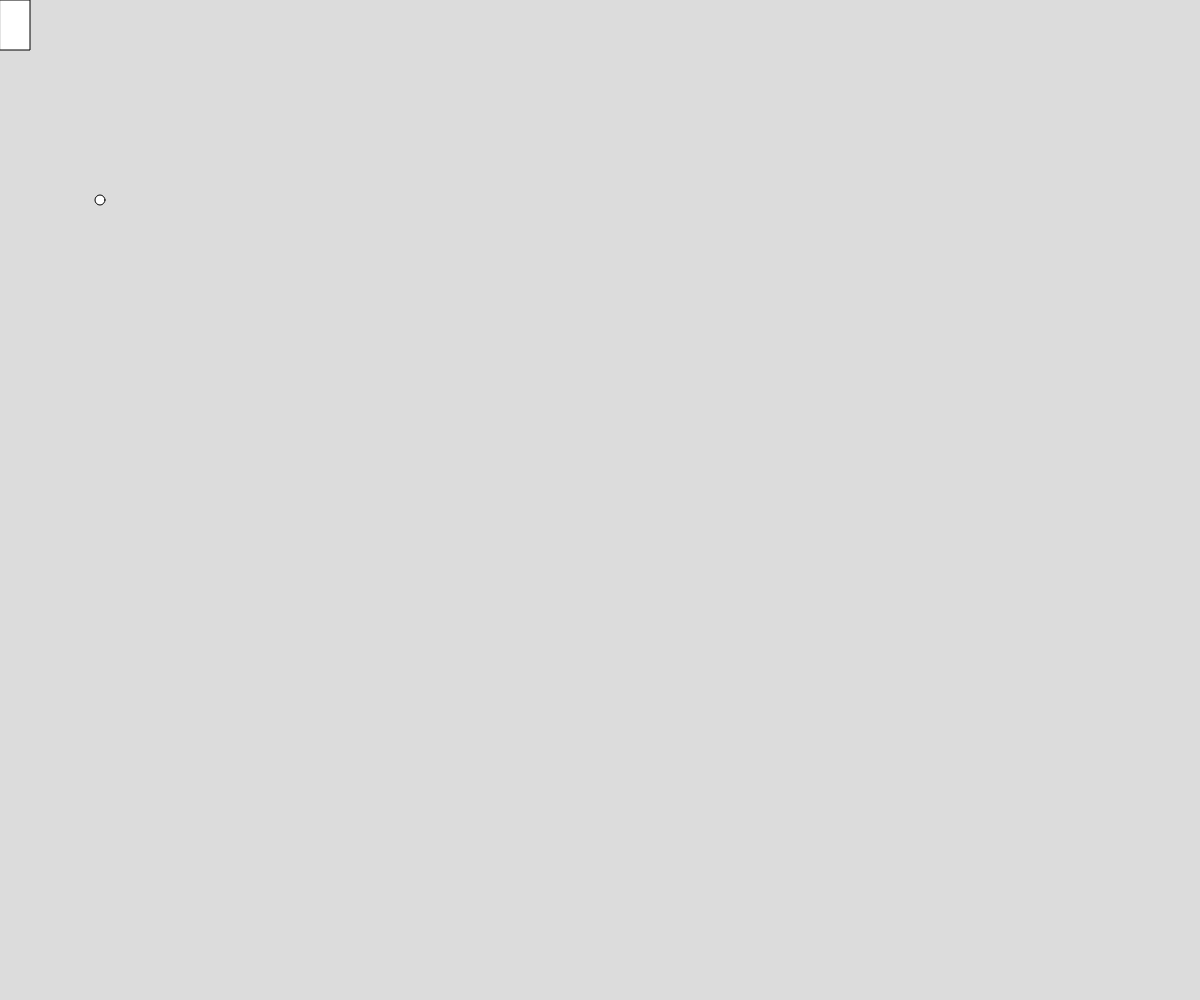
Frame 1 (no input)
Frame 60 (no input): identical to frame 1, image omitted
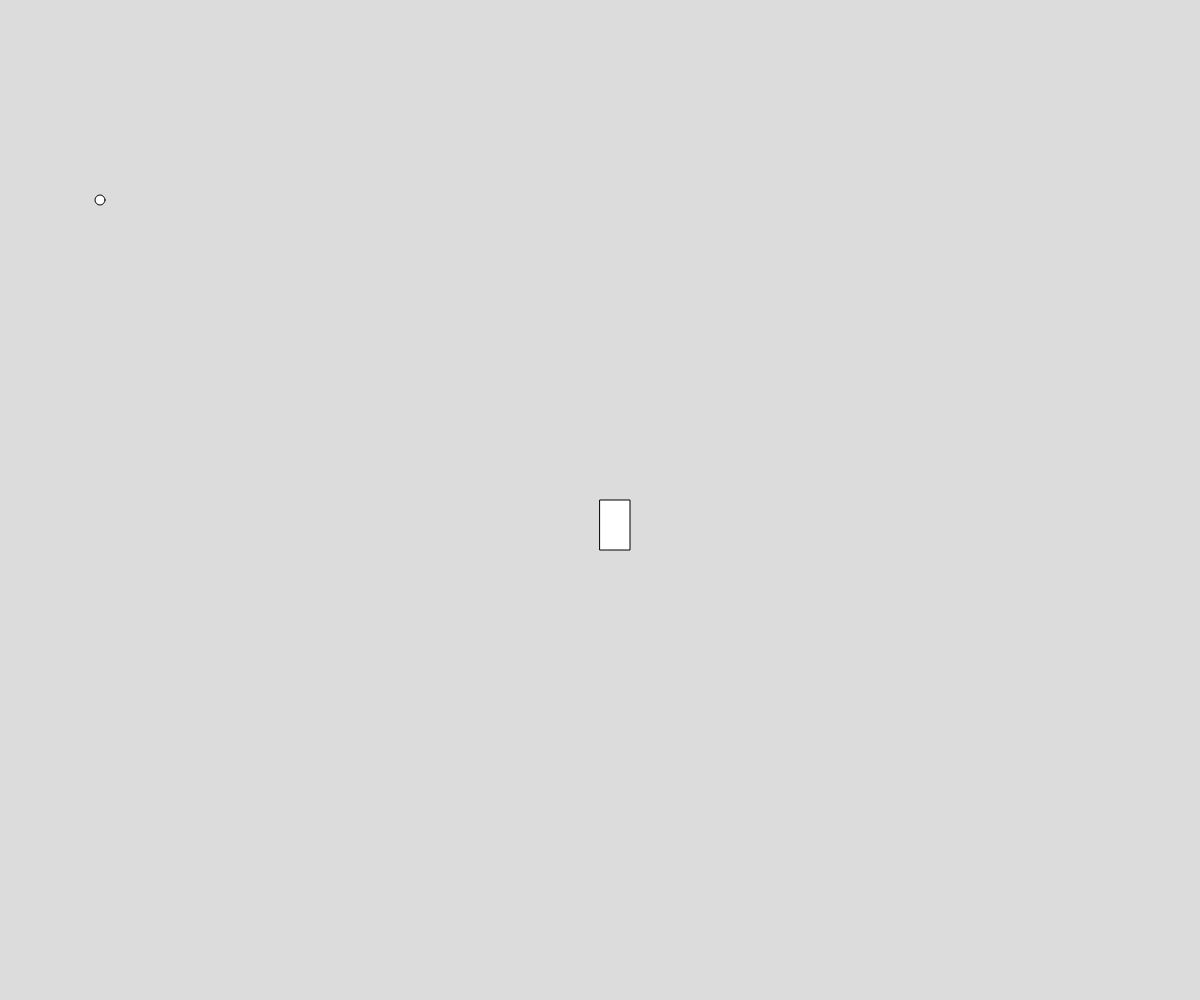
Frame 120 (the mouse pressed at the canvas centre since frame 60)

The p5.js sketch that drew these frames (run headless with seeded random() and noise() and a simulated clock; from frame 60 on, the mouse is pressed at the canvas centre):

// p5.js sketch
// ── sketch.js
// Project Title
// Your Name
// Date
//
// Extra for Experts:
// - describe what you did to take this project "above and beyond"

let theWidthOfSomeRectangle = 30;

function setup() {
  createCanvas(windowWidth, windowHeight);
}

function draw() {
  background(220);
  rect(mouseX, mouseY, theWidthOfSomeRectangle, 50);
  ellipse(100,200,10,10);
}
